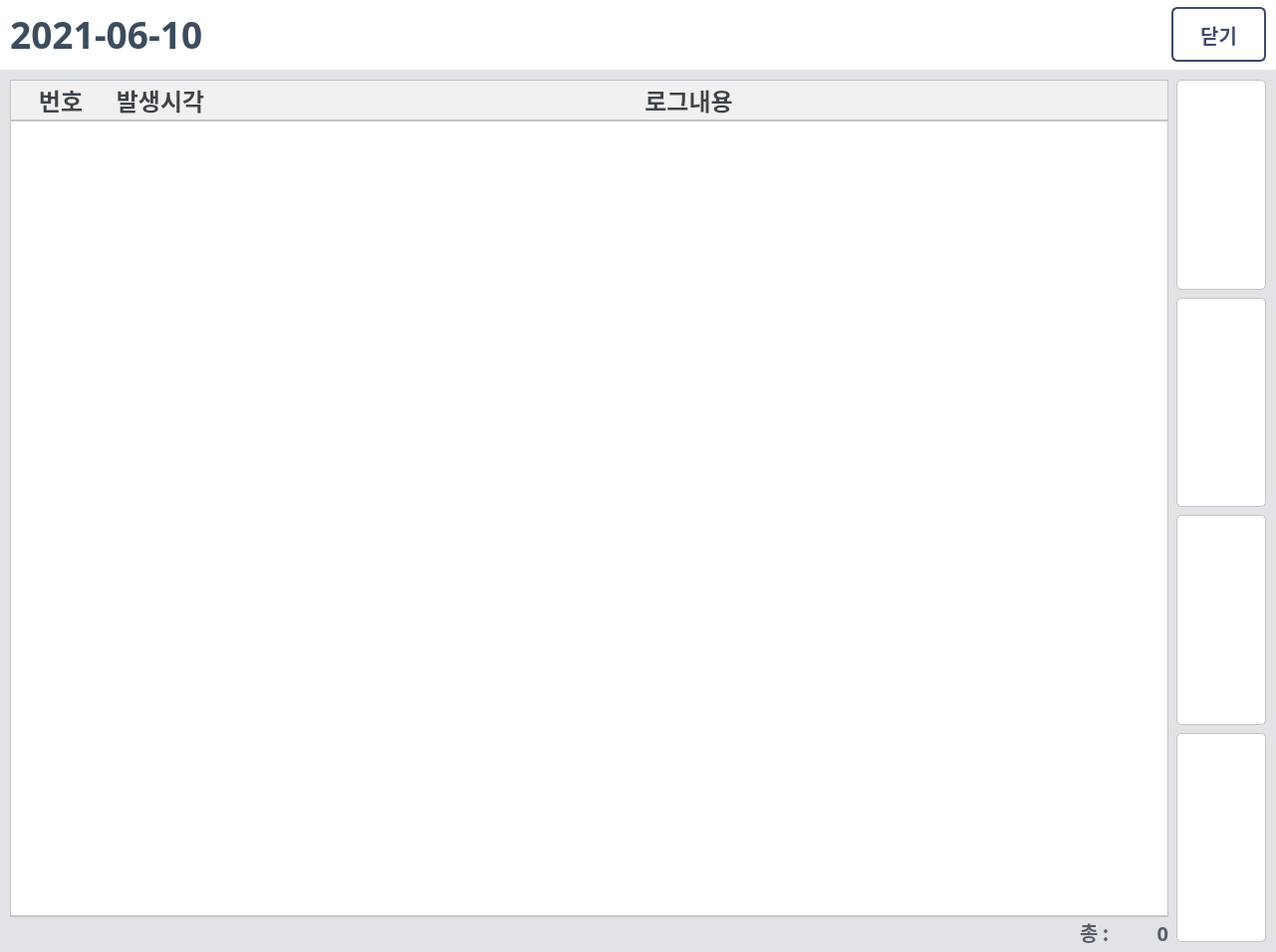
<?xml version="1.0" encoding="UTF-8"?>
<ui version="4.0">
 <class>Dialog</class>
 <widget class="QDialog" name="Dialog">
  <property name="geometry">
   <rect>
    <x>0</x>
    <y>0</y>
    <width>1281</width>
    <height>956</height>
   </rect>
  </property>
  <property name="minimumSize">
   <size>
    <width>1281</width>
    <height>956</height>
   </size>
  </property>
  <property name="font">
   <font>
    <family>맑은 고딕</family>
    <weight>75</weight>
    <bold>true</bold>
   </font>
  </property>
  <property name="windowTitle">
   <string>DAESUNG MES</string>
  </property>
  <property name="windowIcon">
   <iconset>
    <normaloff>../img/ICON.ico</normaloff>../img/ICON.ico</iconset>
  </property>
  <property name="styleSheet">
   <string notr="true">QDialog{
background-color: #E1E3E6;
}
QFrame#table_frame{
background: #ffffff;
border: 2px solid #c2c6c9;
border-top: none;
}
QPushButton#top, #prev, #next, #bottom {
border-radius: 5px;
background-color: white;
border: 1px solid #c2c6c9;
}
QPushButton#top:pressed, #prev:pressed, #next:pressed, #bottom:pressed{
background-color: #F0F0F0;
}
QLabel{
color: #3f444a;
background-color: #f0f0f0;
border: 1px solid #c2c6c9;
}

QComboBox {
color: #3f444a;
border:1px solid #c2c6c9;
border-left: none;
padding-left: 10px;
}
QComboBox::drop-down {
subcontrol-origin: padding;
subcontrol-position: top right;
width: 55px;
background-position: center;
background-repeat: no-reperat;
background-color: #dddddd;
}
QTableWidget{
border: 1px solid #c2c6c9;
border-bottom: 2px solid #c2c6c9;
gridline-color: #dddddd;
color:#6e7075;
selection-background-color: #E3F1ED;
selection-color: #313d39;
outline: 0;
}
QHeaderView::section{
background:#f1f1f1;
border-width: 0px 0px 2px 0px;
border-style: solid;
border-color: #c2c6c9;
color:#3f444a;
}</string>
  </property>
  <layout class="QVBoxLayout" name="verticalLayout">
   <property name="spacing">
    <number>0</number>
   </property>
   <property name="leftMargin">
    <number>0</number>
   </property>
   <property name="topMargin">
    <number>0</number>
   </property>
   <property name="rightMargin">
    <number>0</number>
   </property>
   <property name="bottomMargin">
    <number>0</number>
   </property>
   <item>
    <widget class="QFrame" name="top_frame">
     <property name="minimumSize">
      <size>
       <width>0</width>
       <height>70</height>
      </size>
     </property>
     <property name="maximumSize">
      <size>
       <width>16777215</width>
       <height>70</height>
      </size>
     </property>
     <property name="styleSheet">
      <string notr="true">background-color:white;</string>
     </property>
     <property name="frameShape">
      <enum>QFrame::NoFrame</enum>
     </property>
     <property name="frameShadow">
      <enum>QFrame::Raised</enum>
     </property>
     <layout class="QHBoxLayout" name="horizontalLayout">
      <property name="spacing">
       <number>0</number>
      </property>
      <property name="leftMargin">
       <number>0</number>
      </property>
      <property name="topMargin">
       <number>0</number>
      </property>
      <property name="rightMargin">
       <number>0</number>
      </property>
      <property name="bottomMargin">
       <number>0</number>
      </property>
      <item alignment="Qt::AlignRight">
       <widget class="QFrame" name="top_date_frame">
        <property name="maximumSize">
         <size>
          <width>1036</width>
          <height>16777215</height>
         </size>
        </property>
        <property name="layoutDirection">
         <enum>Qt::RightToLeft</enum>
        </property>
        <property name="frameShape">
         <enum>QFrame::NoFrame</enum>
        </property>
        <property name="frameShadow">
         <enum>QFrame::Raised</enum>
        </property>
        <layout class="QVBoxLayout" name="verticalLayout_3">
         <property name="spacing">
          <number>0</number>
         </property>
         <property name="leftMargin">
          <number>10</number>
         </property>
         <property name="topMargin">
          <number>0</number>
         </property>
         <property name="rightMargin">
          <number>0</number>
         </property>
         <property name="bottomMargin">
          <number>0</number>
         </property>
         <item>
          <widget class="QPushButton" name="date_btn">
           <property name="maximumSize">
            <size>
             <width>260</width>
             <height>16777215</height>
            </size>
           </property>
           <property name="font">
            <font>
             <family>맑은 고딕</family>
             <pointsize>28</pointsize>
             <weight>75</weight>
             <italic>false</italic>
             <bold>true</bold>
            </font>
           </property>
           <property name="cursor">
            <cursorShape>ForbiddenCursor</cursorShape>
           </property>
           <property name="layoutDirection">
            <enum>Qt::RightToLeft</enum>
           </property>
           <property name="styleSheet">
            <string notr="true">color: #3D4C5D;
border:none;
background:none;</string>
           </property>
           <property name="text">
            <string>2021-06-10 </string>
           </property>
           <property name="icon">
            <iconset>
             <normaloff>../img/calendar_blue.png</normaloff>../img/calendar_blue.png</iconset>
           </property>
           <property name="iconSize">
            <size>
             <width>33</width>
             <height>33</height>
            </size>
           </property>
          </widget>
         </item>
        </layout>
       </widget>
      </item>
      <item alignment="Qt::AlignRight">
       <widget class="QFrame" name="top_btns_frame">
        <property name="maximumSize">
         <size>
          <width>400</width>
          <height>70</height>
         </size>
        </property>
        <property name="styleSheet">
         <string notr="true">QPushButton#exit_btn{
border: 2px solid #3D4B6C; 
color: #3D4B6C; 
border-radius: 6px;
}
QPushButton#exit_btn:pressed{
background: #f2f2f2;
}</string>
        </property>
        <property name="frameShape">
         <enum>QFrame::NoFrame</enum>
        </property>
        <property name="frameShadow">
         <enum>QFrame::Raised</enum>
        </property>
        <layout class="QHBoxLayout" name="horizontalLayout_2">
         <property name="spacing">
          <number>8</number>
         </property>
         <property name="leftMargin">
          <number>0</number>
         </property>
         <property name="topMargin">
          <number>0</number>
         </property>
         <property name="rightMargin">
          <number>10</number>
         </property>
         <property name="bottomMargin">
          <number>0</number>
         </property>
         <item>
          <widget class="QPushButton" name="exit_btn">
           <property name="minimumSize">
            <size>
             <width>95</width>
             <height>55</height>
            </size>
           </property>
           <property name="maximumSize">
            <size>
             <width>95</width>
             <height>55</height>
            </size>
           </property>
           <property name="font">
            <font>
             <family>맑은 고딕</family>
             <pointsize>15</pointsize>
             <weight>75</weight>
             <italic>false</italic>
             <bold>true</bold>
            </font>
           </property>
           <property name="cursor">
            <cursorShape>PointingHandCursor</cursorShape>
           </property>
           <property name="toolTip">
            <string>닫기</string>
           </property>
           <property name="text">
            <string>닫기</string>
           </property>
           <property name="icon">
            <iconset>
             <normaloff>../img/close_blue.png</normaloff>../img/close_blue.png</iconset>
           </property>
           <property name="iconSize">
            <size>
             <width>36</width>
             <height>36</height>
            </size>
           </property>
          </widget>
         </item>
        </layout>
       </widget>
      </item>
     </layout>
    </widget>
   </item>
   <item>
    <widget class="QFrame" name="main_frame">
     <property name="frameShape">
      <enum>QFrame::NoFrame</enum>
     </property>
     <property name="frameShadow">
      <enum>QFrame::Raised</enum>
     </property>
     <layout class="QHBoxLayout" name="horizontalLayout_3">
      <property name="spacing">
       <number>8</number>
      </property>
      <property name="leftMargin">
       <number>10</number>
      </property>
      <property name="topMargin">
       <number>10</number>
      </property>
      <property name="rightMargin">
       <number>10</number>
      </property>
      <property name="bottomMargin">
       <number>5</number>
      </property>
      <item>
       <widget class="QFrame" name="main_left_frame">
        <property name="frameShape">
         <enum>QFrame::NoFrame</enum>
        </property>
        <property name="frameShadow">
         <enum>QFrame::Raised</enum>
        </property>
        <layout class="QVBoxLayout" name="verticalLayout_2">
         <property name="spacing">
          <number>0</number>
         </property>
         <property name="leftMargin">
          <number>0</number>
         </property>
         <property name="topMargin">
          <number>0</number>
         </property>
         <property name="rightMargin">
          <number>0</number>
         </property>
         <property name="bottomMargin">
          <number>0</number>
         </property>
         <item>
          <widget class="QTableWidget" name="tableWidget">
           <property name="maximumSize">
            <size>
             <width>16777215</width>
             <height>16777215</height>
            </size>
           </property>
           <property name="font">
            <font>
             <family>맑은 고딕</family>
             <pointsize>16</pointsize>
             <weight>75</weight>
             <bold>true</bold>
            </font>
           </property>
           <property name="layoutDirection">
            <enum>Qt::LeftToRight</enum>
           </property>
           <property name="autoFillBackground">
            <bool>false</bool>
           </property>
           <property name="styleSheet">
            <string notr="true"/>
           </property>
           <property name="frameShape">
            <enum>QFrame::StyledPanel</enum>
           </property>
           <property name="verticalScrollBarPolicy">
            <enum>Qt::ScrollBarAlwaysOff</enum>
           </property>
           <property name="horizontalScrollBarPolicy">
            <enum>Qt::ScrollBarAlwaysOff</enum>
           </property>
           <property name="sizeAdjustPolicy">
            <enum>QAbstractScrollArea::AdjustIgnored</enum>
           </property>
           <property name="autoScroll">
            <bool>true</bool>
           </property>
           <property name="autoScrollMargin">
            <number>26</number>
           </property>
           <property name="editTriggers">
            <set>QAbstractItemView::NoEditTriggers</set>
           </property>
           <property name="selectionMode">
            <enum>QAbstractItemView::SingleSelection</enum>
           </property>
           <property name="selectionBehavior">
            <enum>QAbstractItemView::SelectRows</enum>
           </property>
           <property name="verticalScrollMode">
            <enum>QAbstractItemView::ScrollPerItem</enum>
           </property>
           <property name="showGrid">
            <bool>true</bool>
           </property>
           <property name="sortingEnabled">
            <bool>false</bool>
           </property>
           <property name="rowCount">
            <number>0</number>
           </property>
           <property name="columnCount">
            <number>3</number>
           </property>
           <attribute name="horizontalHeaderVisible">
            <bool>true</bool>
           </attribute>
           <attribute name="horizontalHeaderStretchLastSection">
            <bool>true</bool>
           </attribute>
           <attribute name="verticalHeaderVisible">
            <bool>false</bool>
           </attribute>
           <attribute name="verticalHeaderCascadingSectionResizes">
            <bool>false</bool>
           </attribute>
           <attribute name="verticalHeaderMinimumSectionSize">
            <number>0</number>
           </attribute>
           <attribute name="verticalHeaderDefaultSectionSize">
            <number>0</number>
           </attribute>
           <attribute name="verticalHeaderShowSortIndicator" stdset="0">
            <bool>false</bool>
           </attribute>
           <attribute name="verticalHeaderStretchLastSection">
            <bool>false</bool>
           </attribute>
           <column>
            <property name="text">
             <string>번호</string>
            </property>
            <property name="font">
             <font>
              <family>맑은 고딕</family>
              <pointsize>18</pointsize>
              <weight>75</weight>
              <bold>true</bold>
             </font>
            </property>
           </column>
           <column>
            <property name="text">
             <string>발생시각</string>
            </property>
            <property name="font">
             <font>
              <family>맑은 고딕</family>
              <pointsize>18</pointsize>
              <weight>75</weight>
              <bold>true</bold>
             </font>
            </property>
           </column>
           <column>
            <property name="text">
             <string>로그내용</string>
            </property>
            <property name="font">
             <font>
              <family>맑은 고딕</family>
              <pointsize>18</pointsize>
              <weight>75</weight>
              <bold>true</bold>
             </font>
            </property>
           </column>
          </widget>
         </item>
         <item alignment="Qt::AlignRight">
          <widget class="QFrame" name="qty_frame">
           <property name="frameShape">
            <enum>QFrame::NoFrame</enum>
           </property>
           <property name="frameShadow">
            <enum>QFrame::Raised</enum>
           </property>
           <layout class="QHBoxLayout" name="horizontalLayout_6">
            <property name="spacing">
             <number>0</number>
            </property>
            <property name="leftMargin">
             <number>0</number>
            </property>
            <property name="topMargin">
             <number>0</number>
            </property>
            <property name="rightMargin">
             <number>0</number>
            </property>
            <property name="bottomMargin">
             <number>0</number>
            </property>
            <item>
             <widget class="QLabel" name="title_label">
              <property name="font">
               <font>
                <family>맑은 고딕</family>
                <pointsize>15</pointsize>
                <weight>75</weight>
                <italic>false</italic>
                <bold>true</bold>
               </font>
              </property>
              <property name="styleSheet">
               <string notr="true">color: #575e66;
background: none;
border: none;</string>
              </property>
              <property name="text">
               <string>총 : </string>
              </property>
              <property name="alignment">
               <set>Qt::AlignBottom|Qt::AlignRight|Qt::AlignTrailing</set>
              </property>
             </widget>
            </item>
            <item>
             <widget class="QLabel" name="qty_label">
              <property name="minimumSize">
               <size>
                <width>55</width>
                <height>0</height>
               </size>
              </property>
              <property name="font">
               <font>
                <family>맑은 고딕</family>
                <pointsize>15</pointsize>
                <weight>75</weight>
                <italic>false</italic>
                <bold>true</bold>
               </font>
              </property>
              <property name="styleSheet">
               <string notr="true">color: #575e66;
background: none;
border: none;</string>
              </property>
              <property name="text">
               <string>0</string>
              </property>
              <property name="alignment">
               <set>Qt::AlignBottom|Qt::AlignRight|Qt::AlignTrailing</set>
              </property>
             </widget>
            </item>
           </layout>
          </widget>
         </item>
        </layout>
       </widget>
      </item>
      <item>
       <widget class="QFrame" name="main_right_frame">
        <property name="minimumSize">
         <size>
          <width>90</width>
          <height>0</height>
         </size>
        </property>
        <property name="maximumSize">
         <size>
          <width>90</width>
          <height>16777215</height>
         </size>
        </property>
        <property name="frameShape">
         <enum>QFrame::NoFrame</enum>
        </property>
        <property name="frameShadow">
         <enum>QFrame::Raised</enum>
        </property>
        <layout class="QVBoxLayout" name="verticalLayout_5">
         <property name="spacing">
          <number>0</number>
         </property>
         <property name="leftMargin">
          <number>0</number>
         </property>
         <property name="topMargin">
          <number>0</number>
         </property>
         <property name="rightMargin">
          <number>0</number>
         </property>
         <property name="bottomMargin">
          <number>0</number>
         </property>
         <item>
          <widget class="QFrame" name="arrow_frame">
           <property name="frameShape">
            <enum>QFrame::NoFrame</enum>
           </property>
           <property name="frameShadow">
            <enum>QFrame::Raised</enum>
           </property>
           <layout class="QVBoxLayout" name="verticalLayout_7">
            <property name="spacing">
             <number>8</number>
            </property>
            <property name="leftMargin">
             <number>0</number>
            </property>
            <property name="topMargin">
             <number>0</number>
            </property>
            <property name="rightMargin">
             <number>0</number>
            </property>
            <property name="bottomMargin">
             <number>5</number>
            </property>
            <item>
             <widget class="QPushButton" name="top">
              <property name="sizePolicy">
               <sizepolicy hsizetype="Expanding" vsizetype="Expanding">
                <horstretch>0</horstretch>
                <verstretch>0</verstretch>
               </sizepolicy>
              </property>
              <property name="font">
               <font>
                <family>맑은 고딕</family>
                <weight>75</weight>
                <italic>false</italic>
                <bold>true</bold>
               </font>
              </property>
              <property name="cursor">
               <cursorShape>PointingHandCursor</cursorShape>
              </property>
              <property name="text">
               <string/>
              </property>
              <property name="icon">
               <iconset>
                <normaloff>../img/top_blue.png</normaloff>../img/top_blue.png</iconset>
              </property>
              <property name="iconSize">
               <size>
                <width>45</width>
                <height>45</height>
               </size>
              </property>
             </widget>
            </item>
            <item>
             <widget class="QPushButton" name="prev">
              <property name="sizePolicy">
               <sizepolicy hsizetype="Expanding" vsizetype="Expanding">
                <horstretch>0</horstretch>
                <verstretch>0</verstretch>
               </sizepolicy>
              </property>
              <property name="font">
               <font>
                <family>맑은 고딕</family>
                <pointsize>9</pointsize>
                <weight>50</weight>
                <italic>false</italic>
                <bold>false</bold>
               </font>
              </property>
              <property name="cursor">
               <cursorShape>PointingHandCursor</cursorShape>
              </property>
              <property name="text">
               <string/>
              </property>
              <property name="icon">
               <iconset>
                <normaloff>../img/prev_blue.png</normaloff>../img/prev_blue.png</iconset>
              </property>
              <property name="iconSize">
               <size>
                <width>42</width>
                <height>42</height>
               </size>
              </property>
             </widget>
            </item>
            <item>
             <widget class="QPushButton" name="next">
              <property name="sizePolicy">
               <sizepolicy hsizetype="Expanding" vsizetype="Expanding">
                <horstretch>0</horstretch>
                <verstretch>0</verstretch>
               </sizepolicy>
              </property>
              <property name="font">
               <font>
                <family>맑은 고딕</family>
                <weight>75</weight>
                <italic>false</italic>
                <bold>true</bold>
               </font>
              </property>
              <property name="cursor">
               <cursorShape>PointingHandCursor</cursorShape>
              </property>
              <property name="text">
               <string/>
              </property>
              <property name="icon">
               <iconset>
                <normaloff>../img/next_blue.png</normaloff>../img/next_blue.png</iconset>
              </property>
              <property name="iconSize">
               <size>
                <width>42</width>
                <height>42</height>
               </size>
              </property>
             </widget>
            </item>
            <item>
             <widget class="QPushButton" name="bottom">
              <property name="sizePolicy">
               <sizepolicy hsizetype="Expanding" vsizetype="Expanding">
                <horstretch>0</horstretch>
                <verstretch>0</verstretch>
               </sizepolicy>
              </property>
              <property name="font">
               <font>
                <family>맑은 고딕</family>
                <weight>75</weight>
                <italic>false</italic>
                <bold>true</bold>
               </font>
              </property>
              <property name="cursor">
               <cursorShape>PointingHandCursor</cursorShape>
              </property>
              <property name="text">
               <string/>
              </property>
              <property name="icon">
               <iconset>
                <normaloff>../img/bottom_blue.png</normaloff>../img/bottom_blue.png</iconset>
              </property>
              <property name="iconSize">
               <size>
                <width>45</width>
                <height>45</height>
               </size>
              </property>
             </widget>
            </item>
           </layout>
          </widget>
         </item>
        </layout>
       </widget>
      </item>
     </layout>
    </widget>
   </item>
  </layout>
 </widget>
 <resources/>
 <connections/>
</ui>
